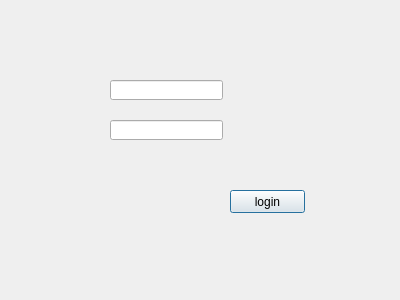
<?xml version="1.0" encoding="UTF-8"?>
<ui version="4.0">
 <class>login</class>
 <widget class="QDialog" name="login">
  <property name="geometry">
   <rect>
    <x>0</x>
    <y>0</y>
    <width>400</width>
    <height>300</height>
   </rect>
  </property>
  <property name="windowTitle">
   <string>Dialog</string>
  </property>
  <widget class="QLineEdit" name="le_motdepasse">
   <property name="geometry">
    <rect>
     <x>110</x>
     <y>80</y>
     <width>113</width>
     <height>20</height>
    </rect>
   </property>
  </widget>
  <widget class="QLineEdit" name="lineEdit_2">
   <property name="geometry">
    <rect>
     <x>110</x>
     <y>120</y>
     <width>113</width>
     <height>20</height>
    </rect>
   </property>
  </widget>
  <widget class="QPushButton" name="login_2">
   <property name="geometry">
    <rect>
     <x>230</x>
     <y>190</y>
     <width>75</width>
     <height>23</height>
    </rect>
   </property>
   <property name="text">
    <string>login</string>
   </property>
  </widget>
 </widget>
 <resources/>
 <connections/>
</ui>
